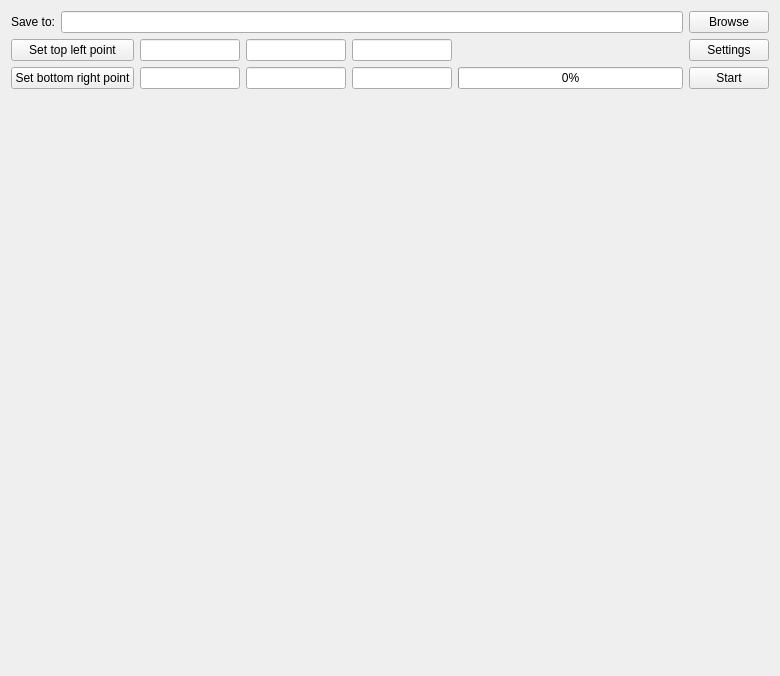
<?xml version="1.0" encoding="UTF-8"?>
<ui version="4.0">
 <class>Form</class>
 <widget class="QWidget" name="Form">
  <property name="geometry">
   <rect>
    <x>0</x>
    <y>0</y>
    <width>780</width>
    <height>676</height>
   </rect>
  </property>
  <property name="windowTitle">
   <string>Form</string>
  </property>
  <layout class="QVBoxLayout" name="verticalLayout">
   <item>
    <layout class="QHBoxLayout" name="horizontalLayout">
     <item>
      <widget class="QLabel" name="label">
       <property name="text">
        <string>Save to:</string>
       </property>
      </widget>
     </item>
     <item>
      <widget class="QLineEdit" name="l_path"/>
     </item>
     <item>
      <widget class="QPushButton" name="pb_save">
       <property name="text">
        <string>Browse</string>
       </property>
      </widget>
     </item>
    </layout>
   </item>
   <item>
    <layout class="QGridLayout" name="gridLayout">
     <item row="0" column="5">
      <widget class="QPushButton" name="pb_settings">
       <property name="text">
        <string>Settings</string>
       </property>
      </widget>
     </item>
     <item row="1" column="0">
      <widget class="QPushButton" name="pb_br">
       <property name="text">
        <string>Set bottom right point</string>
       </property>
      </widget>
     </item>
     <item row="1" column="2">
      <widget class="QLineEdit" name="l_bry">
       <property name="maximumSize">
        <size>
         <width>100</width>
         <height>16777215</height>
        </size>
       </property>
      </widget>
     </item>
     <item row="1" column="3">
      <widget class="QLineEdit" name="l_brz">
       <property name="maximumSize">
        <size>
         <width>100</width>
         <height>16777215</height>
        </size>
       </property>
      </widget>
     </item>
     <item row="1" column="5">
      <widget class="QPushButton" name="pb_start">
       <property name="text">
        <string>Start</string>
       </property>
      </widget>
     </item>
     <item row="0" column="2">
      <widget class="QLineEdit" name="l_tly">
       <property name="maximumSize">
        <size>
         <width>100</width>
         <height>16777215</height>
        </size>
       </property>
      </widget>
     </item>
     <item row="0" column="1">
      <widget class="QLineEdit" name="l_tlx">
       <property name="sizePolicy">
        <sizepolicy hsizetype="Preferred" vsizetype="Fixed">
         <horstretch>0</horstretch>
         <verstretch>0</verstretch>
        </sizepolicy>
       </property>
       <property name="maximumSize">
        <size>
         <width>100</width>
         <height>16777215</height>
        </size>
       </property>
       <property name="baseSize">
        <size>
         <width>0</width>
         <height>0</height>
        </size>
       </property>
      </widget>
     </item>
     <item row="0" column="0">
      <widget class="QPushButton" name="pb_tl">
       <property name="text">
        <string>Set top left point</string>
       </property>
      </widget>
     </item>
     <item row="1" column="1">
      <widget class="QLineEdit" name="l_brx">
       <property name="sizePolicy">
        <sizepolicy hsizetype="Preferred" vsizetype="Fixed">
         <horstretch>0</horstretch>
         <verstretch>0</verstretch>
        </sizepolicy>
       </property>
       <property name="maximumSize">
        <size>
         <width>100</width>
         <height>16777215</height>
        </size>
       </property>
       <property name="baseSize">
        <size>
         <width>0</width>
         <height>0</height>
        </size>
       </property>
      </widget>
     </item>
     <item row="0" column="3">
      <widget class="QLineEdit" name="l_tlz">
       <property name="sizePolicy">
        <sizepolicy hsizetype="Expanding" vsizetype="Fixed">
         <horstretch>0</horstretch>
         <verstretch>0</verstretch>
        </sizepolicy>
       </property>
       <property name="maximumSize">
        <size>
         <width>100</width>
         <height>16777215</height>
        </size>
       </property>
      </widget>
     </item>
     <item row="0" column="4">
      <widget class="QLabel" name="label_status">
       <property name="sizePolicy">
        <sizepolicy hsizetype="Expanding" vsizetype="Preferred">
         <horstretch>0</horstretch>
         <verstretch>0</verstretch>
        </sizepolicy>
       </property>
       <property name="text">
        <string/>
       </property>
      </widget>
     </item>
     <item row="1" column="4">
      <widget class="QProgressBar" name="progressBar">
       <property name="value">
        <number>0</number>
       </property>
      </widget>
     </item>
    </layout>
   </item>
   <item>
    <widget class="AnnotationWidget" name="widget" native="true">
     <property name="sizePolicy">
      <sizepolicy hsizetype="Expanding" vsizetype="Expanding">
       <horstretch>0</horstretch>
       <verstretch>0</verstretch>
      </sizepolicy>
     </property>
    </widget>
   </item>
  </layout>
 </widget>
 <customwidgets>
  <customwidget>
   <class>AnnotationWidget</class>
   <extends>QWidget</extends>
   <header>VISoR_Reconstruction/tools/common/annotation_widget/annotation_widget.h</header>
   <container>1</container>
  </customwidget>
 </customwidgets>
 <resources/>
 <connections/>
</ui>
